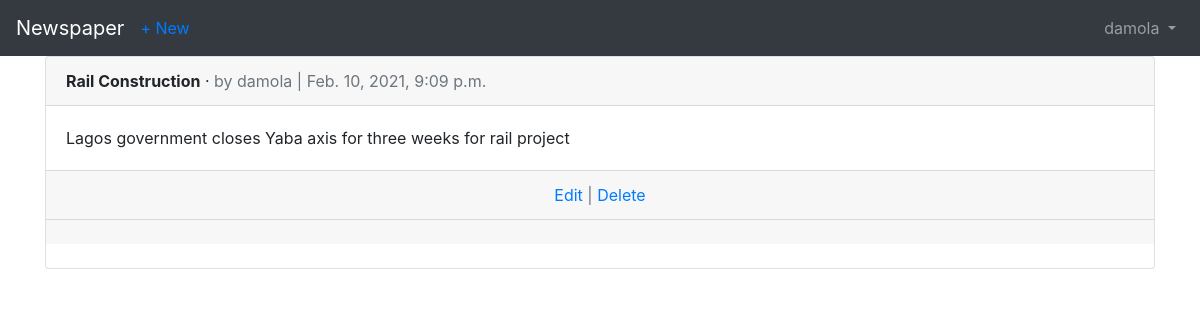
The page /articles/ (signed in) on the database its author committed.
### users/models.py (models this page shows)
class CustomUser(AbstractUser):
	age = models.PositiveIntegerField(null=True, blank=True)

### articles/models.py (models this page shows, shortened)
class Article(models.Model):
	title = models.CharField(max_length=255)
	body = models.TextField()
	date = models.DateTimeField(auto_now_add=True)
	author = models.ForeignKey(
		get_user_model(),
		on_delete=models.CASCADE,
		related_name = 'comments',
	)

### articles/views.py (the view)
# urls.py: path('', ArticleListView.as_view(), name='article_list'),
class ArticleListView(LoginRequiredMixin, ListView):
    model = Article
    template_name = 'article_list.html'
    login_url = 'login'
    def get_queryset(self):
        return Article.objects.filter(author=self.request.user)

### templates/article_list.html (shortened to what this page needs)
{% extends 'base.html' %}
{% block content %}
	{% for article in object_list %}
		<div class="card">
			<div class="card-header">
				<span class="font-weight-bold">{{ article.title }}</span> &middot;
				<span class="text-muted">by {{ article.author }} |
				{{ article.date }}</span>
			</div>
			<div class="card-body">
				{{ article.body }}
			</div>
			<div class="card-footer text-center text-muted">
				<a href="{% url 'article_edit' article.pk %}">Edit</a> |
				<a href="{% url 'article_delete' article.pk %}">Delete</a>
			</div>
			<div class="card-footer">
			</div>
			<br/>
			{% endfor %}
		{% endblock content %}

### templates/base.html (shortened to what this page needs)
<!DOCTYPE html>
<html>
<head>
  <link rel="stylesheet" href="https://stackpath.bootstrapcdn.com/bootstrap/4.5.0/css/bootstrap.min.css">
</head>
<body>
  <nav class="navbar navbar-expand-lg navbar-dark bg-dark">
    <a class="navbar-brand" href="{% url 'home' %}">Newspaper</a>
    {% if user.is_authenticated %}
      <ul class="navbar-nav mr-auto">
        <li class="nav-item"><a href="{% url 'article_new' %}">+ New</a></li>
      </ul>
    {% endif %}
    <div class="collapse navbar-collapse" id="navbarSupportedContent">
      {% if user.is_authenticated %}
        <ul class="navbar-nav ml-auto">
          <li class="nav-item">
            <a class="nav-link dropdown-toggle" href="#" id="navbarDropdown" role="button" data-toggle="dropdown" aria-haspopup="true" aria-expanded="false">
              {{ user.username }}
            </a>
          </li>
        </ul>
      {% endif %}
    </div>
  </nav>
  <main>
    <div class="container">
      {% block content %}
      {% endblock content %}
    </div>
  </main>
</body>
</html>

### rows shown on the page
CustomUser: username "damola"
Article: title "Rail Construction", author "damola", date "Feb. 10, 2021, 9:09 p.m.", body "Lagos government closes Yaba axis for three weeks for rail project"
